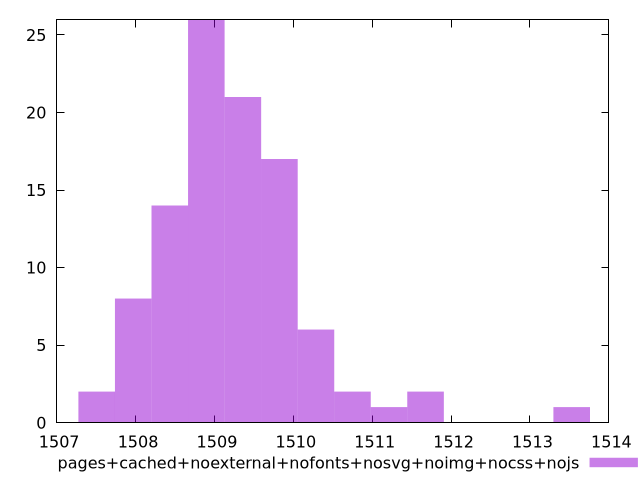

Recreate this plot in gnuplot.
$_pagesCachedNoexternalNofontsNosvgNoimgNocssNojs <<EOF
1508.4344159450873 14
1511.676368942206 2
1508.8975520875329 26
1510.2869605148694 6
1509.3606882299785 21
1510.750096657315 2
1509.8238243724238 17
1507.971279802642 8
1507.5081436601963 2
1511.2132327997606 1
1513.528913511988 1
EOF
set key outside below
set terminal pngcairo
set output "report_00005_2020-11-02T22-26-11.212Z/largest-contentful-paint/pages+cached+noexternal+nofonts+nosvg+noimg+nocss+nojs//raw_hist.png"
set yrange [0:26]
set boxwidth 0.4631361424455288
set style fill transparent solid 0.5 noborder
plot $_pagesCachedNoexternalNofontsNosvgNoimgNocssNojs title "pages+cached+noexternal+nofonts+nosvg+noimg+nocss+nojs" with boxes ,
